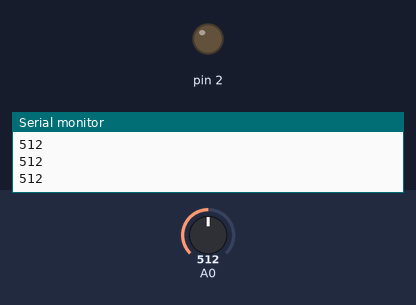
Simulated run of this sketch. Board: Arduino Uno, built with avr-gcc and run on an emulated ATmega328P. Shown: output pins drawn as LEDs (lit = HIGH), the last lines printed to the serial monitor. Dashed ring = blinking. The inputs (shaded band) are chosen by the test bench; at power-on: A0 = 512.

Above: at 1.2 s.
1.3 s: A0 set to 368
2.8 s: A0 set to 340
At 2.95 s:
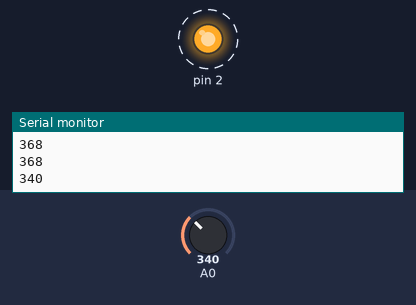
Timing chart, 0 to 11.8 s (numbered marks = the images above; inputs shaded):
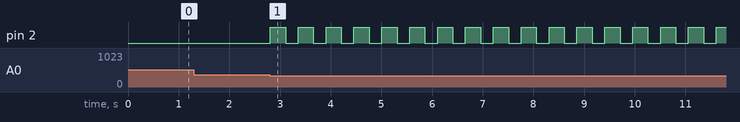

Measured:
- the behaviour switches between 350 and 349 on A0 (found by bisection; images 0 and 1)
- after the input at 2.8 s, pin 2: alternates HIGH for 0.30 s and LOW for 0.25 s, starting at once

The sketch:

plantv3.ino
```cpp
void setup() {
  pinMode(A0,INPUT);
  pinMode(2,OUTPUT);
  // put your setup code here, to run once:
Serial.begin(9600);
}

void loop() {
  int val = analogRead(A0);
  // put your main code here, to run repeatedly:
//Serial.println(analogRead(A0));
//digitalWrite(6,HIGH);
//delay(300);
//digitalWrite(6,LOW);
//delay(600);
Serial.println(analogRead(A0));
if(val<350)
{
  for(int i=1;i<25;i++)
  {
  digitalWrite(2,HIGH);
  delay(300);
  digitalWrite(2,LOW);
  delay(250);
  }


  }
else if(val>950)
{

  digitalWrite(2,HIGH);
  delay(2500);
  digitalWrite(2,LOW);
  delay(1000);

  }

}
```
